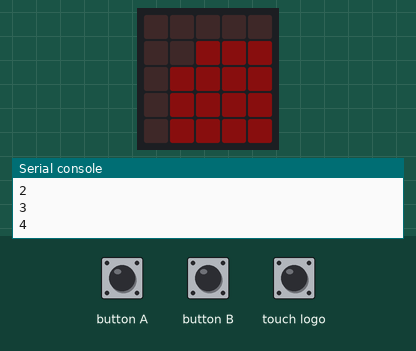
A program run on a simulated BBC micro:bit (MakeCode). Parts: the board's 5×5 LED display, the last lines printed to the serial console. The test bench sets the inputs (shaded band). Dim RGB values are drawn brighter than linear.

Above: at 1.2 s.
1.3 s: button A pressed for 0.15 s
At 1.52 s:
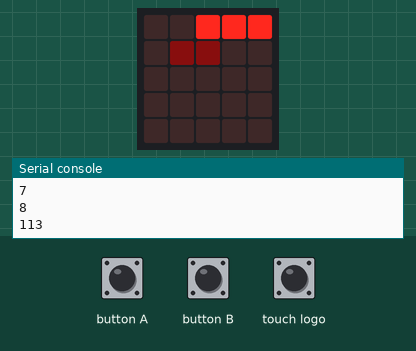
2.0 s: button B pressed for 0.15 s
2.7 s: touch logo pressed for 0.15 s
At 2.71 s:
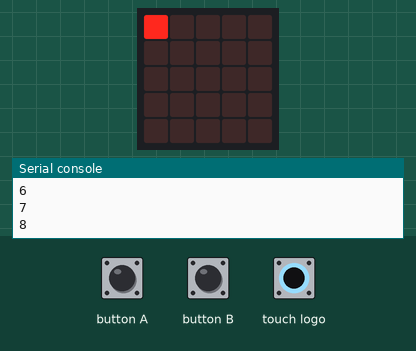
3.4 s: button A pressed for 0.15 s
At 3.58 s:
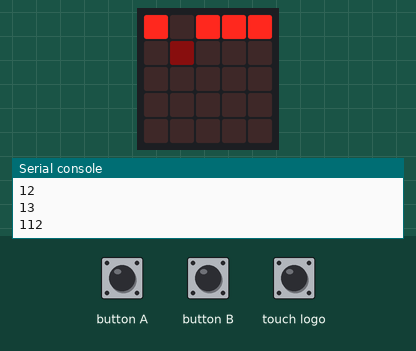
4.1 s: button B pressed for 0.15 s
4.8 s: touch logo pressed for 1 s
At 6.1 s:
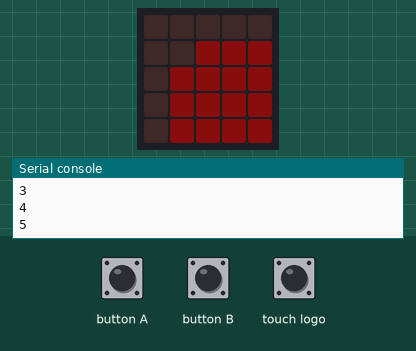

The program:

main.ts
```typescript
input.onLogoEvent(TouchButtonEvent.Touched, function () {
    rwMode = 1 - rwMode
    lowAddress = 0
    basic.clearScreen()
})
function startCondition () {
    pins.digitalWritePin(sclPin, 1)
    control.waitMicros(5)
    control.waitMicros(5)
    pins.digitalWritePin(sdaPin, 0)
    control.waitMicros(5)
    pins.digitalWritePin(sclPin, 0)
    control.waitMicros(5)
}
function daraIn () {
    control.waitMicros(5)
    pins.digitalWritePin(sclPin, 1)
    control.waitMicros(5)
    inData = pins.digitalReadPin(sdaPin)
    control.waitMicros(5)
    pins.digitalWritePin(sclPin, 0)
    control.waitMicros(5)
    return inData
}
input.onButtonPressed(Button.A, function () {
    highAddress += -1
    if (highAddress < 0) {
        highAddress = 7
    }
    lowAddress = 0
    basic.clearScreen()
})
function dispAddress (address: number) {
    for (let bitPosition = 0; bitPosition <= 2; bitPosition++) {
        if ((address >> bitPosition) & 0x01) {
            led.plot(4 - bitPosition, 0)
        }
    }
    led.plotBrightness(0, 0, rwMode * 255)
}
function i2cTest (rwMode: number, address: number) {
    startCondition()
    for (let bitPosition2 = 0; bitPosition2 <= 6; bitPosition2++) {
        dataOut((address >> (6 - bitPosition2)) & 0x01)
    }
    dataOut(rwMode)
    pins.setPull(sdaPin, PinPullMode.PullUp)
    inData = ackWait()
    stopCondition()
    return inData
}
input.onButtonPressed(Button.B, function () {
    highAddress += 1
    if (highAddress > 7) {
        highAddress = 0
    }
    lowAddress = 0
    basic.clearScreen()
})
function dataOut (data: number) {
    pins.digitalWritePin(sdaPin, data)
    control.waitMicros(5)
    pins.digitalWritePin(sclPin, 1)
    control.waitMicros(5)
    control.waitMicros(5)
    pins.digitalWritePin(sclPin, 0)
    control.waitMicros(5)
}
function stopCondition () {
    control.waitMicros(5)
    pins.digitalWritePin(sclPin, 1)
    control.waitMicros(5)
    pins.digitalWritePin(sdaPin, 1)
    control.waitMicros(5)
    control.waitMicros(5)
}
function ackWait () {
    control.waitMicros(5)
    pins.digitalWritePin(sclPin, 1)
    control.waitMicros(5)
    basic.pause(20)
    inData = pins.digitalReadPin(sdaPin)
    control.waitMicros(5)
    pins.digitalWritePin(sclPin, 1)
    control.waitMicros(5)
    for (let カウンター = 0; カウンター <= 7; カウンター++) {
        daraIn()
    }
    dataOut(nack)
    return inData
}
let i2cAddress = 0
let inData = 0
let lowAddress = 0
let rwMode = 0
let nack = 0
let highAddress = 0
let sdaPin = 0
let sclPin = 0
serial.redirectToUSB()
let ack = 0
sclPin = DigitalPin.P2
sdaPin = DigitalPin.P16
pins.setPull(sdaPin, PinPullMode.PullUp)
pins.digitalWritePin(sclPin, 1)
highAddress = 0
let brightOn = 255
let brightOff = 10
nack = 1
basic.forever(function () {
    dispAddress(highAddress)
    i2cAddress = highAddress * 16 + lowAddress
    if (i2cAddress != 0 && i2cAddress != 127) {
        serial.writeLine(convertToText(i2cAddress))
        if (i2cTest(rwMode, i2cAddress)) {
            led.plotBrightness(lowAddress % 4 + 1, lowAddress / 4 + 1, brightOff)
        } else {
            led.plotBrightness(lowAddress % 4 + 1, lowAddress / 4 + 1, brightOn)
        }
    } else {
        led.unplot(lowAddress % 4 + 1, lowAddress / 4 + 1)
    }
    lowAddress = (lowAddress + 1) % 16
    basic.pause(20)
})
```

test.ts
```typescript
// テストはここに来ます。このパッケージが拡張機能として使用されるときにはコンパイルされません。
```

Measured:
- after the input at 2.7 s, the display: changes at once (image 2)
- after the input at 3.4 s, the display: first differs from a run without the input after 0.11 s (image 3 shows a later state)
- after the input at 4.8 s, the display: first changes at once (image 4 shows a later state)
